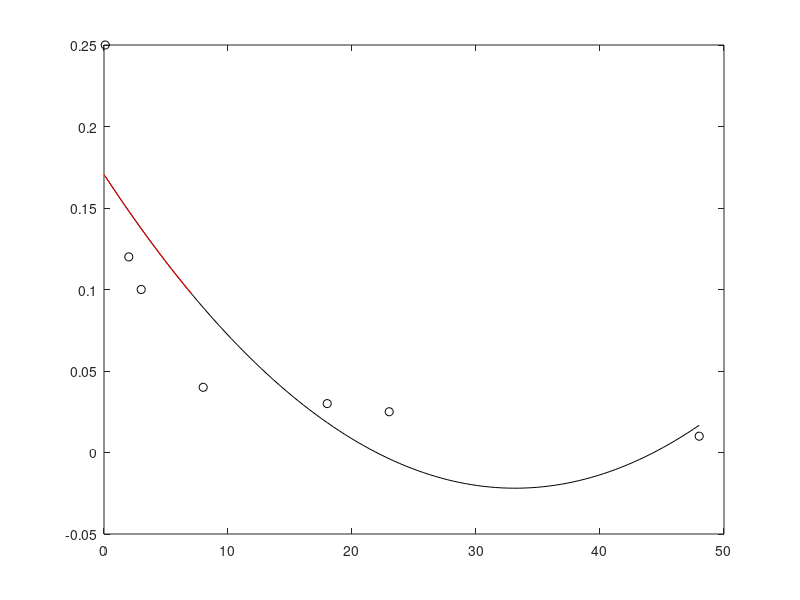

This chart was generated by the following MATLAB code:
clc
%uzdosim datu masivu , ka matricas kolonnas
x=[0.1;2;3;8;18;23;48];
y=[0.25;0.12;0.1;0.04;0.03;0.025;0.01];

%attelosim datus koordinatu plaknes
%var ta : plot (x,y,'o','MarkerEdgeColor', 'k','MarkerFaceColor','g','MarkerSize',8 )
plot(x,y,'ko') %bet tas vienkarsak

%aprekinasim visus koeficentus , kas vajadzigi sistemas aprekinasanai
n=numel(x);
sumx=sum(x);
sumx2=sum(x.^2);
sumx3=sum(x.^3);
sumx4=sum(x.^4);
sumy=sum(y);
sumxy=sum(x.*y);
sumx2y=sum(x.^2.*y);

%uzdosim matricu A no koeficentiem un matricu B no brivajam locekliem
A=[sumx4 sumx3 sumx2; sumx3 sumx2 sumx; sumx2 sumx n];
B=[sumx2y; sumxy; sumy];
%noteiksim sistemas atrisinajumu pielietot matricu metodi
X=A\B;

%uzrakstisim kvadratfunkcijas vienadojumu
disp('kvadratiska aproksimejosa funkcija:')
disp(['y= ' num2str(X(1)) 'x^2+ ' num2str(X(2)) 'x+ ' num2str(X(3))])

%grafikam pievienosim iegutas parabolas grafiku
hold on
x1=linspace(0.1,48,100);  %pirmais x, pedejais x, ciik dalas dalam
yplot=x1.^2.*X(1)+x1.*X(2)+X(3);
plot(x1,yplot, 'k')

%%parbaude
%koeficentus var iegut ari ar Matlab iebuveto funkciju polyfit
koef=polyfit(x,y,2)

%konstatesim ieguto parabolu plasakaja diapazona
x1=0:0.1:7;
y1=x1.^2.*X(1)+x1.*X(2)+X(3);
plot(x1,y1, 'r')





